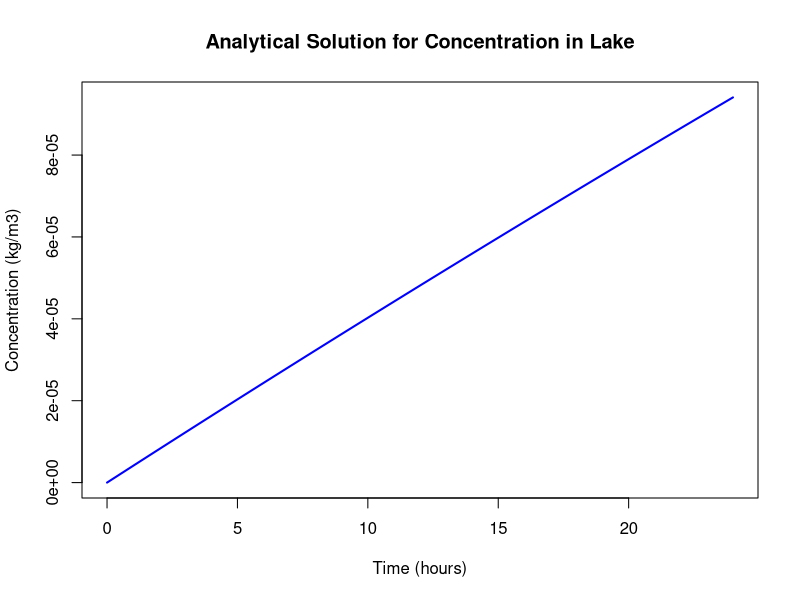

Generate this figure with R:
# Lake pollution box model

rm(list = ls())

# Parameters
C0 <- 0           # Initial concentration in the lake (kg/m3)
C1 <- 0.002       # Pollutant concentration in river 1 (kg/m3)
C2 <- 0.001       # Pollutant concentration in river 2 (kg/m3)
Q1 <- 7           # Discharge of river 1 (m3/s)
Q2 <- 100         # Discharge of river 2 (m3/s)
V  <- 1e8         # Lake volume (m3)

# Simplifications
a <- Q1 * C1 + Q2 * C2     # Inflow of pollutant (kg/s)
b <- Q1 + Q2               # Total outflow (m3/s)

# Time grid: 0 to 1 day, in seconds
t <- seq(0, 86400, by = 60)

# Analytical solution
C <- (a + (b * C0 - a) * exp(-b * t / V)) / b

# Result after 1 day
cat("Concentration after 1 day:", tail(C, 1), "kg/m3\n")

# Plot
plot(t / 3600, C, type = "l", col = "blue", lwd = 2,
     xlab = "Time (hours)", ylab = "Concentration (kg/m3)",
     main = "Analytical Solution for Concentration in Lake")
